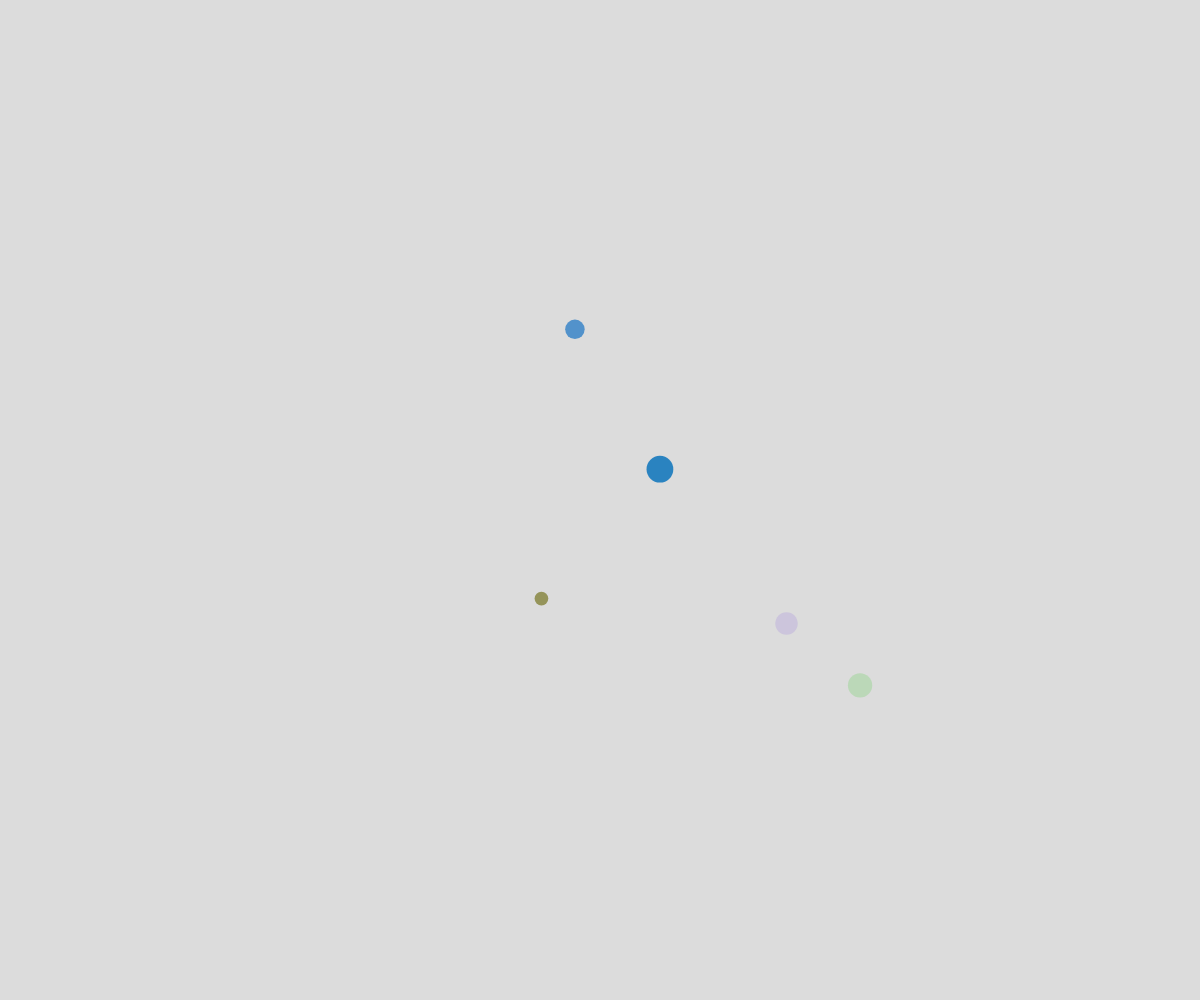
Frame 1 (no input)
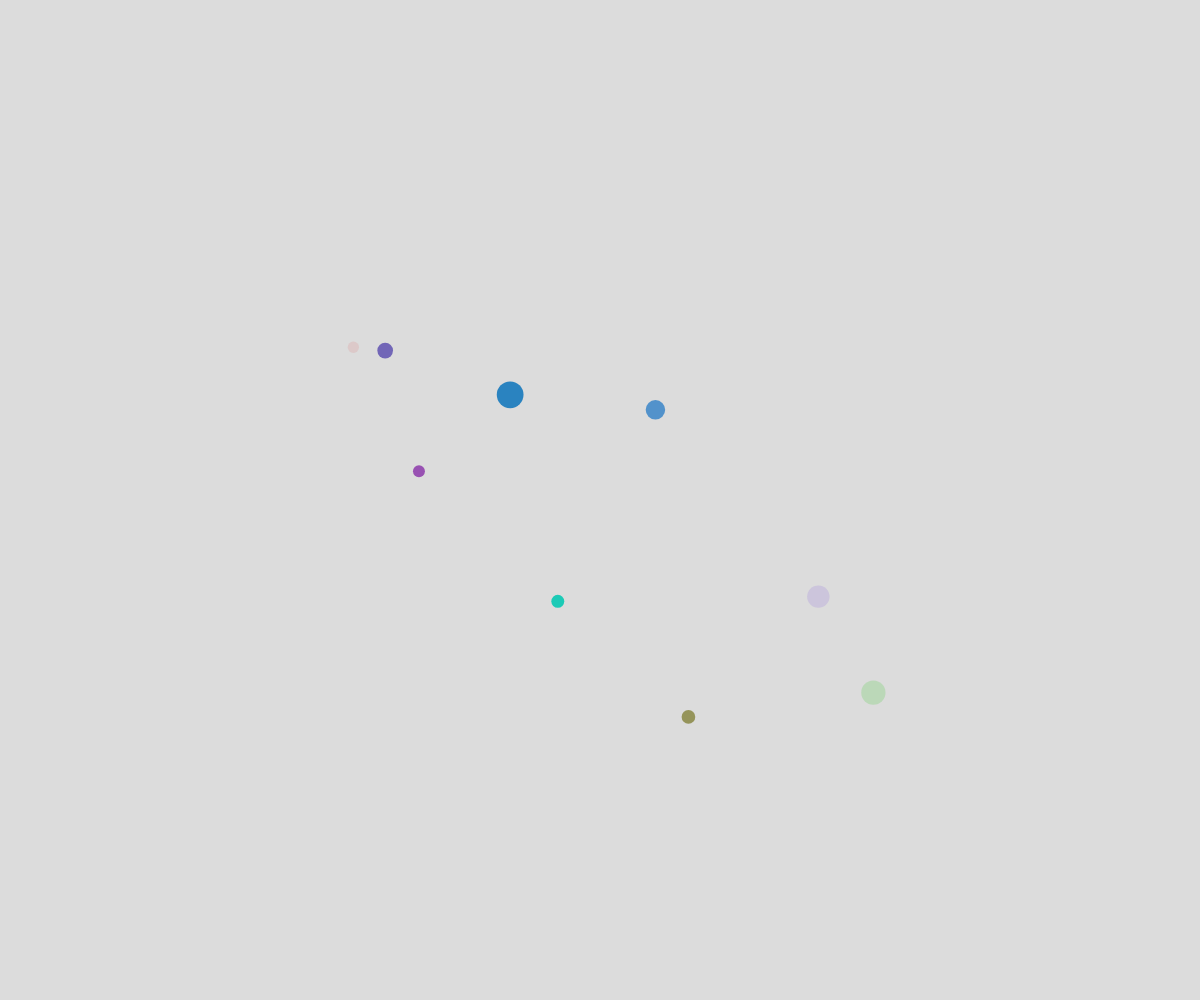
Frame 60 (no input)
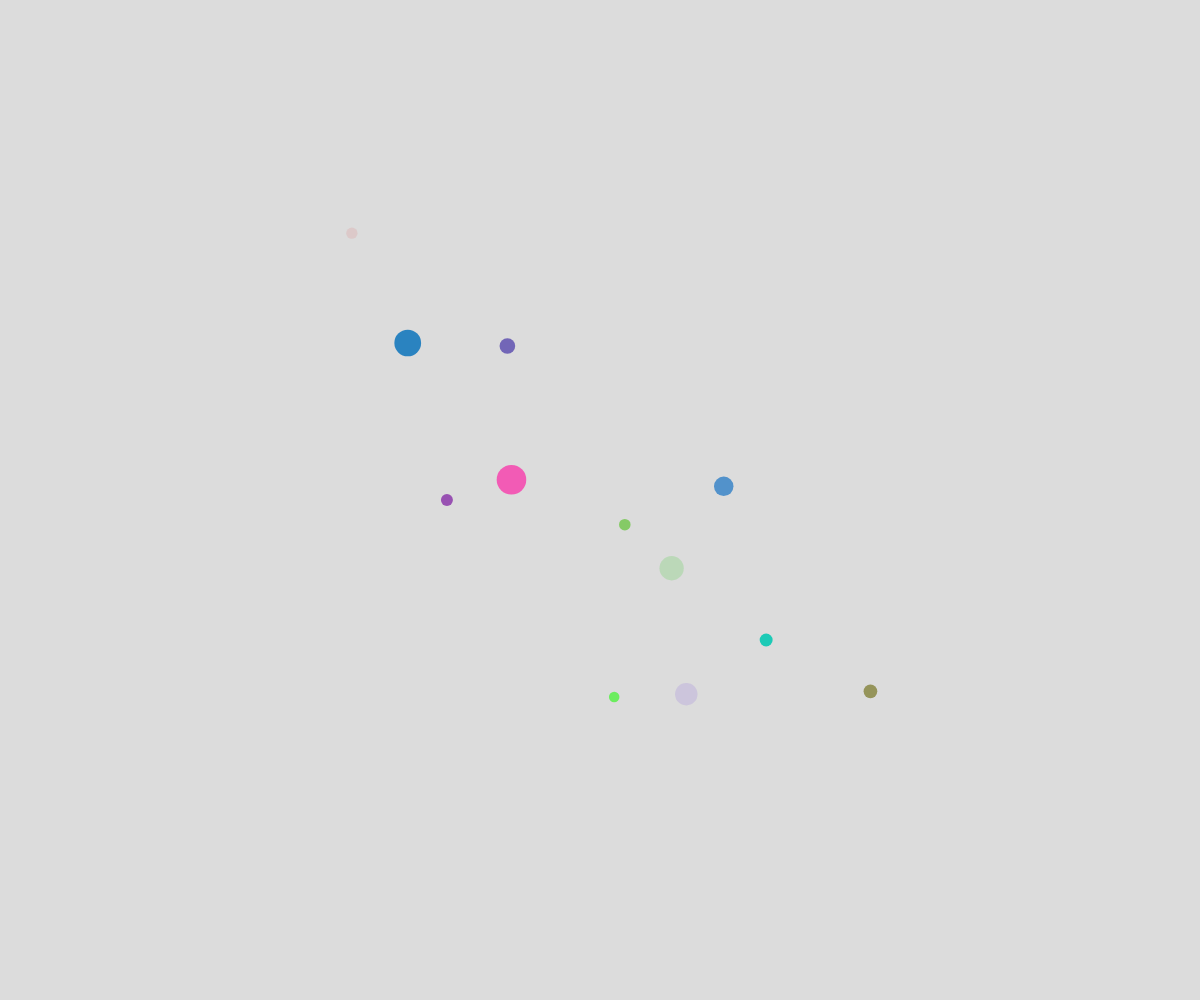
Frame 120 (the mouse pressed at the canvas centre since frame 60)

The p5.js sketch that drew these frames (run headless with seeded random() and noise() and a simulated clock; from frame 60 on, the mouse is pressed at the canvas centre):

// p5.js sketch
// ── sketch.js
// bubble movement demo
// object notation and arrays
// monday march 25th 2024

let bubbles = [];

function setup() {
  createCanvas(windowWidth, windowHeight);
  noStroke();
  for(let i = 0; i < 5; i ++){
    spawnBubble();
  }

  // spawn a new bubble every half second
  window.setInterval(spawnBubble, 500);
}

function draw() {
  background(220);
  // moveRandomBubbles();
  moveNoisyBubbles();
  displayBubbles();
}

function moveNoisyBubbles(){
  for(let theBubble of bubbles){
    // where to be
    let x = noise(theBubble.timex)*width;
    let y = noise(theBubble.timey)*height;
    
    // set location
    theBubble.x = x;
    theBubble.y = y;
    // increase time x and timey
    theBubble.timex += theBubble.deltatime;
    theBubble.timey += theBubble.deltatime;

  }
}

function moveRandomBubbles(){
  for(let theBubble of bubbles){
    let choice = random(100);
    if(choice < 25){
      theBubble.y -= theBubble.speed;
    }
    else if(choice < 50){
      theBubble.y += theBubble.speed;
    }
    else if(choice < 75){
      theBubble.x += theBubble.speed;
    }
    else if(choice < 100){
      theBubble.x -= theBubble.speed;
    }
  }
}

function displayBubbles(){
  for(let theBubble of bubbles){
    fill(theBubble.r, theBubble.g, theBubble.b, theBubble.alpha);
    circle(theBubble.x, theBubble.y, theBubble.size);
  }
}

function spawnBubble(){
  let someBubble = {
    size: random(10, 30),
    x: random(0, width),
    y: random(0, height),
    speed: 3,
    r: random(255),
    g: random(255),
    b: random(255),
    alpha: random(255),
    timex: random(3141592654),
    timey: random(3141592654),
    deltatime: 0.003141592654,
  };
  bubbles.push(someBubble);
}
